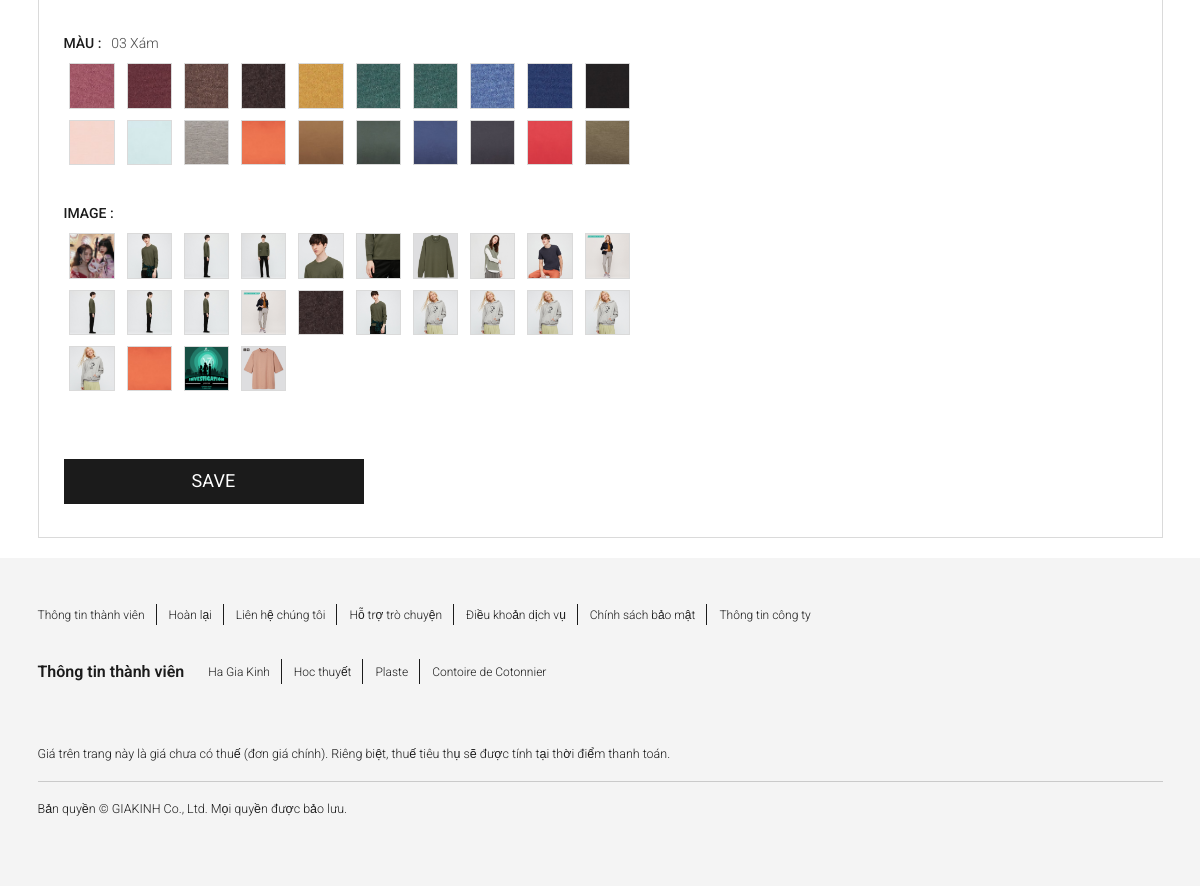
The app's page /product/92/editproduct/ (signed in, lower part), older data.
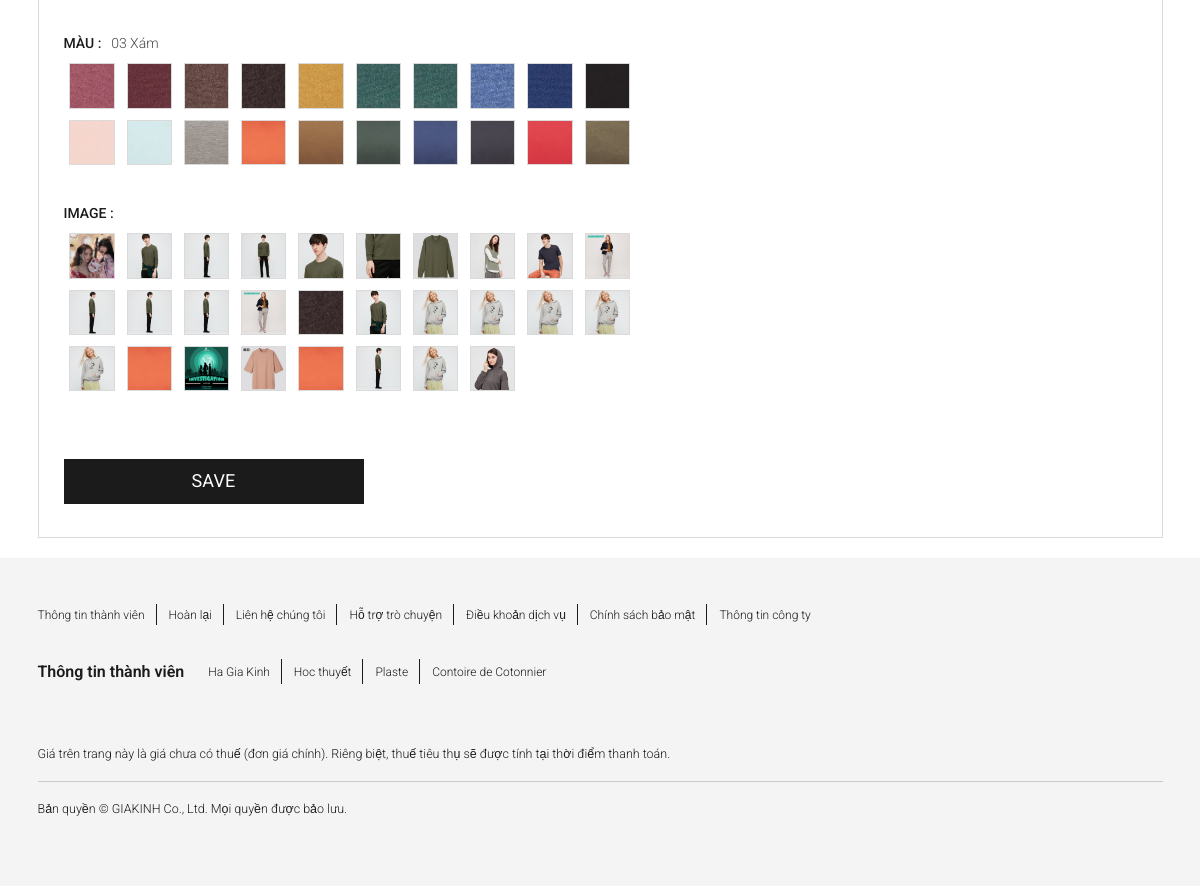
The same page, newer data.
### appProduct/models.py (models this page shows, shortened)
class Color(models.Model):
    name = models.CharField(max_length=50)
    image = models.ImageField(upload_to='colorImages')

class ImageProduct(models.Model):
    user = models.ForeignKey(User, on_delete=models.CASCADE,default=None, null=True, blank=True)
    product = models.ForeignKey(Product, on_delete=models.CASCADE,default=None, null=True, blank=True)
    name = models.CharField(max_length=100, default=None, null=True, blank=True)
    image= models.ImageField(upload_to='productImages')

### appProduct/views.py (the view)
# urls.py: path('product/<int:product_pk>/editproduct/', views.editproduct, name ='editproduct'),
@login_required
def editproduct(request, product_pk):
    product = get_object_or_404(Product, pk=product_pk, user=request.user)
    try:
        variant = Variants.objects.get(product = product)
    except Variants.DoesNotExist:
        variant = None
    formProduct = ProductForm(instance=product,prefix="productForm")
    formVariant = VariantsForm(instance=variant, prefix="variantsForm")
    categorys = Category.objects.all()
    genders = Gender.objects.all()
    sizes = Size.objects.all()
    colors = Color.objects.all()
    variantSize={}
    variantColor={}
    variantImageProduct={}
    if variant:
        variantSize = variant.size.all()
        variantColor = variant.color.all()
        variantImageProduct = variant.imageProduct.all()
    imageProductList = ImageProduct.objects.filter(user=request.user)
    if request.is_ajax():
        categoryid = request.POST['productForm-category']
        product.category = Category.objects.get(id=categoryid)
        if 'productForm-image' in request.FILES:
            product.image = request.FILES['productForm-image']
        product.save()
        formProduct = ProductForm(request.POST, instance=product, prefix="productForm")
        formProduct.save()
        genderid = request.POST['variantsForm-gender']
        if variant:
            variant.gender = Gender.objects.get(id=genderid)
            sizelist = request.POST.getlist('variantsForm-size', None)
            colorlist = request.POST.getlist('variantsForm-color', None)
            imagelist = request.POST.getlist('variantsForm-imageProduct', None)
            variant.imageProduct.clear()
            variant.size.clear()
            variant.color.clear()
            imagelist.pop(0)
            print(imagelist)
            counter = 0
            for image in imagelist:
                image_pk = imagelist.__getitem__(counter)
                image_entity = ImageProduct.objects.get(pk=image_pk)
                image_entity.product = product
                image_entity.save()
                variant.imageProduct.add(image_entity)
                counter += 1
            counter = 0
            for size in sizelist:
                size_pk = sizelist.__getitem__(counter)
                size_entity = Size.objects.get(pk=size_pk)
                variant.size.add(size_entity)
                counter += 1
            counter = 0
            for color in colorlist:
                color_pk = colorlist.__getitem__(counter)
                color_entity = Color.objects.get(pk=color_pk)
                variant.color.add(color_entity)
                counter += 1
            variant.save()
        else:
            if formVariant:
                variant = formVariant.save(commit=False)
                variant.product = product
                variant.save()
                variants = Variants.objects.get(product=product)
                sizelist = request.POST.getlist('variantsForm-size', None)
                colorlist = request.POST.getlist('variantsForm-color', None)
                imagelist = request.POST.getlist('variantsForm-imageProduct', None)
                imagelist.pop(0)
                counter = 0
                for image in imagelist:
                    image_pk = imagelist.__getitem__(counter)
                    image_entity = ImageProduct.objects.get(pk=image_pk)
                    image_entity.product = product
                    image_entity.save()
                    variants.imageProduct.add(image_entity)
                    counter += 1
                counter = 0
                for size in sizelist:
                    size_pk = sizelist.__getitem__(counter)
                    size_entity = Size.objects.get(pk=size_pk)
                    variants.size.add(size_entity)
                    counter += 1
                counter = 0
                for color in colorlist:
                    color_pk = colorlist.__getitem__(counter)
                    color_entity = Color.objects.get(pk=color_pk)
                    variants.color.add(color_entity)
                    counter += 1
            else:
                return JsonResponse({'response': "fail"})
        return JsonResponse({'response': "Success"})
    else:
        return render(request, 'product/editproduct.html', {'product': product,'variant':variant,'categorys': categorys,'genders': genders,'sizes':sizes,'colors':colors,'imageProductList':imageProductList,'variantSize':variantSize,'variantColor':variantColor,'variantImageProduct':variantImageProduct, 'formProduct': formProduct,'formVariant':formVariant,'ImageProductForm':ImageProductForm(prefix="ImageProductForm") ,})

### appProduct/forms.py
class ProductForm(forms.ModelForm):
    class Meta():
        model = Product
        fields = ('name', 'price','category', 'quantity','recommend','image')

class VariantsForm(forms.ModelForm):
    size = CustomSelectMultiple(widget=forms.CheckboxSelectMultiple, queryset=Size.objects.all())
    color = CustomSelectMultiple(widget=forms.CheckboxSelectMultiple, queryset=Color.objects.all())
    imageProduct = CustomSelectMultiple(widget=forms.CheckboxSelectMultiple, queryset=ImageProduct.objects.all())
    class Meta():
        model = Variants
        fields = ('gender','size','color', 'imageProduct')

### appProduct/forms.py (called while the page is built)
    def label_from_instance(self, obj):
        return "%s" %(obj.name)

### appProduct/models.py (called while the page is built)
    def __str__(self) -> str:
        return self.name

    def __str__(self) -> str:
        return self.name

### templates/product/editproduct.html (shortened to what the changed rows need)
{% extends "base/base.html" %}
{% block block_body %}
{% load static %}
<div class="container">
    <div class="form__layout">
        <div class="form__container">
            <div class="form__form--layout">
                <div class="form__form--container" style="display: flex; flex-wrap:wrap">
                    <form action="" method="POST" id="editproduct" enctype="multipart/form-data"  data-id="{{product.id}}">
                        <div class="form__form--content" style="max-width:60rem">
                            <div class="product__color">
                                <fieldset class="product__details--color">
                                    <ul style="width:100%; display:flex; flex-wrap:wrap" id="id_variantsForm-color">
                                        {% for color in colors %}
                                        <li class="product__details--color__color--container">
                                            <div class="product__details--chip">
                                                <input type="checkbox" id="id_variantsForm-color_{{color.id|add:-1}}"
                                                    value="{{color.id}}" class="product__details--chip--radio"
                                                    name="variantsForm-color" >
                                                <label for="id_variantsForm-color_{{color.id|add:-1}}"
                                                    class="product__details--chip--label"
                                                    style="background-image: url({{color.image.url}})">
                                                </label>
                                            </div>
                                        </li>
                                        {% endfor %}
                                    </ul>
                                </fieldset>
                            </div>
                            {% if imageProductList %}
                            <div class="product__image" id="createImageProductList">
                                <fieldset class="product__details--color">
                                    <ul style="width:100%; display:flex; flex-wrap:wrap" id="id_variantsForm-imageProduct">
                                        {% for imageProduct in imageProductList %}
                                        <li class="product__details--color__color--container">
                                            <div class="product__details--chip">
                                                <input type="checkbox"
                                                    id="id_variantsForm-imageProduct_{{imageProduct|add:-1}}"
                                                    value="{{imageProduct.id}}" class="product__details--chip--radio"
                                                    name="variantsForm-imageProduct" >
                                                <label for="id_variantsForm-imageProduct_{{imageProduct|add:-1}}"
                                                    class="product__details--chip--label"
                                                    style="background-image: url({{imageProduct.image.url}});">
                                                </label>
                                            </div>
                                        </li>
                                        {% endfor %}
                                    </ul>
                                </fieldset>
                            </div>
                            {% else %}
                            <a href="#createImageProduct" style="color:black; font-size:1.2rem; marin-bottom:1rem">Go to
                                create new image</a>
                            <div class="product__image" id="createImageProductList">
                            </div>
                            {% endif %}
                        </div>
                    </form>
                </div>
            </div>
        </div>
    </div>
</div>
{% endblock %}

Row changes from the older to the newer data that the page shows:
added ImageProduct: image (picture)
added ImageProduct: image (picture)
added ImageProduct: image (picture)
added ImageProduct: image (picture)
